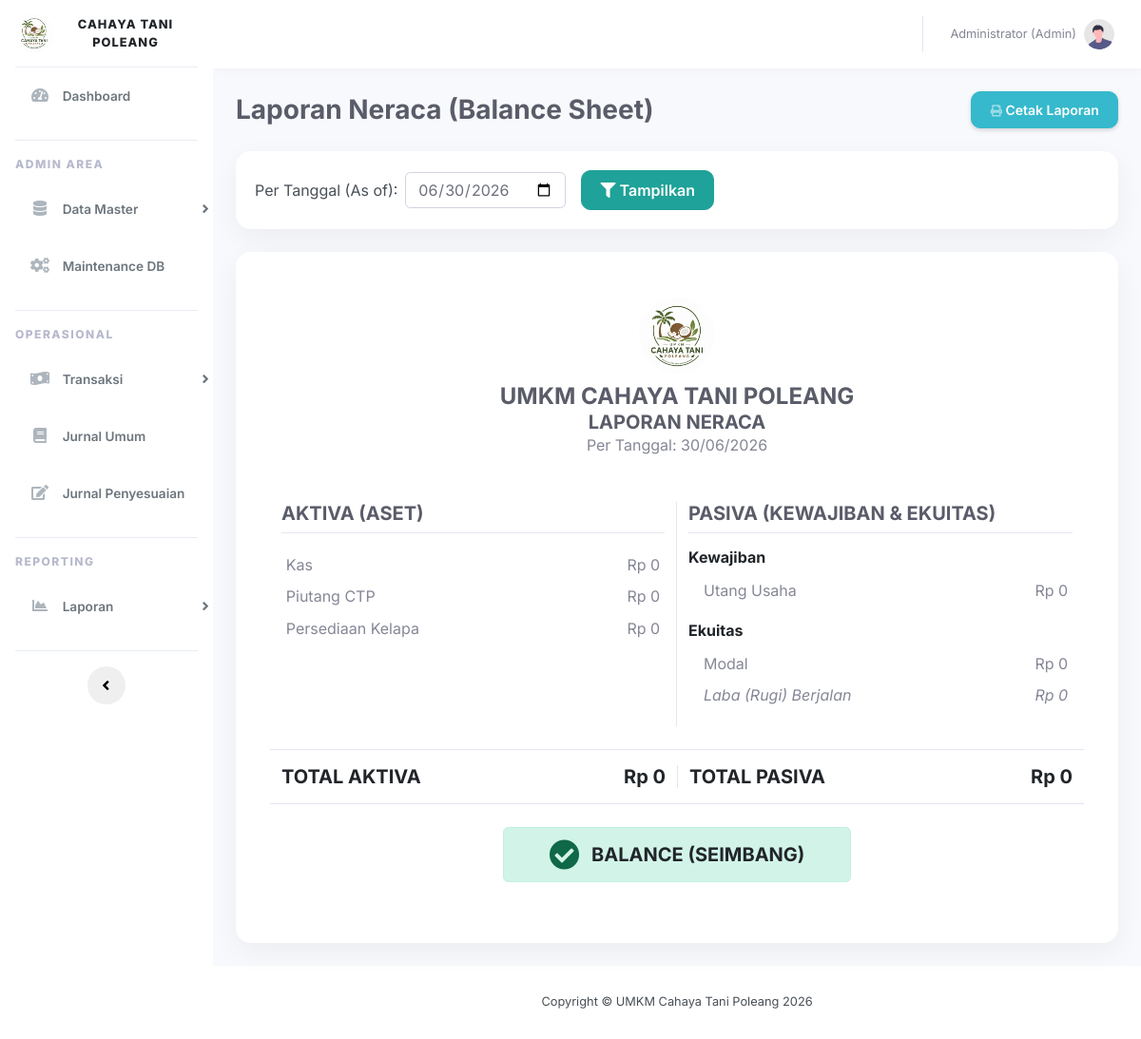
The app's page /pages/lap_neraca.php (signed in) with its own data.
### tables this page shows
CREATE TABLE tb_akun (
    kode_akun VARCHAR(10) PRIMARY KEY,
    nama_akun VARCHAR(100) NOT NULL,
    tipe ENUM('Aset', 'Kewajiban', 'Ekuitas', 'Pendapatan', 'Beban', 'HPP') NOT NULL,
    saldo_normal ENUM('Debit', 'Kredit') NOT NULL
);

### config/database.php (called while the page is built, shortened)
<?php
function base_url($path = '') {
    return "http://localhost/ctp_finance/" . ltrim($path, '/');
}
?>

### pages/lap_neraca.php (the view, shortened to what this page needs)
<?php
require_once '../layouts/header.php';
require_once '../layouts/sidebar.php';
$tgl_as_of = isset($_GET['tgl_as_of']) ? $_GET['tgl_as_of'] : date('Y-m-t');
function getSaldoAkunKumulatif($conn, $tipe, $tgl_as_of) {
    $q = $conn->query("
        SELECT a.kode_akun, a.nama_akun, a.saldo_normal,
               SUM(CASE WHEN jd.posisi = 'Debit' THEN jd.nominal ELSE 0 END) as total_debit,
               SUM(CASE WHEN jd.posisi = 'Kredit' THEN jd.nominal ELSE 0 END) as total_kredit
        FROM tb_akun a
        LEFT JOIN tb_jurnal_detail jd ON a.kode_akun = jd.kode_akun
        LEFT JOIN tb_jurnal_umum ju ON jd.id_jurnal = ju.id AND ju.tanggal <= '$tgl_as_of'
        WHERE a.tipe = '$tipe'
        GROUP BY a.kode_akun
    ");
    $result = [];
    while($row = $q->fetch_assoc()) {
        $net = 0;
        if ($row['saldo_normal'] == 'Debit') {
            $net = $row['total_debit'] - $row['total_kredit'];
        } else {
            $net = $row['total_kredit'] - $row['total_debit'];
        }
        $row['saldo_akhir'] = $net;
        $result[] = $row;
    }
    return $result;
}
$aset = getSaldoAkunKumulatif($conn, 'Aset', $tgl_as_of);
$kewajiban = getSaldoAkunKumulatif($conn, 'Kewajiban', $tgl_as_of);
$ekuitas = getSaldoAkunKumulatif($conn, 'Ekuitas', $tgl_as_of);
$pendapatan = getSaldoAkunKumulatif($conn, 'Pendapatan', $tgl_as_of);
$hpp = getSaldoAkunKumulatif($conn, 'HPP', $tgl_as_of);
$beban = getSaldoAkunKumulatif($conn, 'Beban', $tgl_as_of);
$tot_pendapatan = array_sum(array_column($pendapatan, 'saldo_akhir'));
$tot_hpp = array_sum(array_column($hpp, 'saldo_akhir'));
$tot_beban = array_sum(array_column($beban, 'saldo_akhir'));
$laba_berjalan = $tot_pendapatan - $tot_hpp - $tot_beban;
$total_aset = array_sum(array_column($aset, 'saldo_akhir'));
$total_kewajiban = array_sum(array_column($kewajiban, 'saldo_akhir'));
$total_ekuitas_awal = array_sum(array_column($ekuitas, 'saldo_akhir'));
$total_ekuitas = $total_ekuitas_awal + $laba_berjalan;
$total_pasiva = $total_kewajiban + $total_ekuitas;
$is_balance = ($total_aset == $total_pasiva);
?>
<div class="d-sm-flex align-items-center justify-content-between mb-4">
    <h1 class="h3 mb-0 text-gray-800">Laporan Neraca (Balance Sheet)</h1>
    <button onclick="window.print()" class="btn btn-sm btn-info shadow-sm d-none d-sm-inline-block">
        <i class="fas fa-print fa-sm text-white-50"></i> Cetak Laporan
    </button>
</div>
<div class="card shadow mb-4 d-print-none">
    <div class="card-body">
        <form method="GET" class="form-inline">
            <label class="mr-2">Per Tanggal (As of): </label>
            <input type="date" name="tgl_as_of" class="form-control mr-3" value="<?= $tgl_as_of ?>">
            <button type="submit" class="btn btn-primary"><i class="fas fa-filter"></i> Tampilkan</button>
        </form>
    </div>
</div>
<div class="row justify-content-center">
    <div class="col-lg-12">
        <div class="card shadow mb-4">
            <div class="card-body p-5">
                <div class="text-center mb-5">
                    <img src="<?= base_url('assets/img/logo.png') ?>" alt="Logo UMKM Cahaya Tani Poleang" style="width: 80px; height: 80px; object-fit: cover; border-radius: 50%; margin-bottom: 10px;">
                    <h4 class="font-weight-bold text-dark mb-0">UMKM CAHAYA TANI POLEANG</h4>
                    <h5 class="text-dark mb-0">LAPORAN NERACA</h5>
                    <p class="text-muted">Per Tanggal: <?= date('d/m/Y', strtotime($tgl_as_of)) ?></p>
                </div>
                <div class="row">
                    <div class="col-md-6 border-right">
                        <h5 class="font-weight-bold text-dark border-bottom pb-2">AKTIVA (ASET)</h5>
                        <table class="table table-borderless table-sm mt-3">
                            <tbody>
                                <?php foreach($aset as $a): ?>
                                <tr>
                                    <td><?= $a['nama_akun'] ?></td>
                                    <td class="text-right">Rp <?= number_format($a['saldo_akhir'], 0, ',', '.') ?></td>
                                </tr>
                                <?php endforeach; ?>
                            </tbody>
                        </table>
                    </div>
                    <div class="col-md-6">
                        <h5 class="font-weight-bold text-dark border-bottom pb-2">PASIVA (KEWAJIBAN & EKUITAS)</h5>
                        <h6 class="font-weight-bold mt-3">Kewajiban</h6>
                        <table class="table table-borderless table-sm mb-0">
                            <tbody>
                                <?php foreach($kewajiban as $k): ?>
                                <tr>
                                    <td class="pl-3"><?= $k['nama_akun'] ?></td>
                                    <td class="text-right">Rp <?= number_format($k['saldo_akhir'], 0, ',', '.') ?></td>
                                </tr>
                                <?php endforeach; ?>
                            </tbody>
                        </table>
                        <h6 class="font-weight-bold mt-3">Ekuitas</h6>
                        <table class="table table-borderless table-sm">
                            <tbody>
                                <?php foreach($ekuitas as $e): ?>
                                <tr>
                                    <td class="pl-3"><?= $e['nama_akun'] ?></td>
                                    <td class="text-right">Rp <?= number_format($e['saldo_akhir'], 0, ',', '.') ?></td>
                                </tr>
                                <?php endforeach; ?>
                                <tr>
                                    <td class="pl-3 font-italic">Laba (Rugi) Berjalan</td>
                                    <td class="text-right font-italic">Rp <?= number_format($laba_berjalan, 0, ',', '.') ?></td>
                                </tr>
                            </tbody>
                        </table>
                    </div>
                </div>
                <div class="row mt-4 border-top border-bottom py-3">
                    <div class="col-md-6 text-dark">
                        <div class="d-flex justify-content-between">
                            <h5 class="font-weight-bold mb-0">TOTAL AKTIVA</h5>
                            <h5 class="font-weight-bold mb-0">Rp <?= number_format($total_aset, 0, ',', '.') ?></h5>
                        </div>
                    </div>
                    <div class="col-md-6 text-dark border-left">
                        <div class="d-flex justify-content-between">
                            <h5 class="font-weight-bold mb-0">TOTAL PASIVA</h5>
                            <h5 class="font-weight-bold mb-0">Rp <?= number_format($total_pasiva, 0, ',', '.') ?></h5>
                        </div>
                    </div>
                </div>
                <div class="mt-4 text-center d-print-none">
                    <?php if($is_balance): ?>
                        <div class="alert alert-success d-inline-block px-5">
                            <i class="fas fa-check-circle fa-2x align-middle mr-2"></i>
                            <span class="h5 align-middle font-weight-bold">BALANCE (SEIMBANG)</span>
                        </div>
                    <?php endif; ?>
                </div>
            </div>
        </div>
    </div>
</div>
<?php require_once '../layouts/footer.php'; ?>

### layouts/header.php (shortened to what this page needs)
<?php
require_once '../config/database.php';
?>
<!DOCTYPE html>
<html lang="id">
<head>
    <link href="<?= base_url('assets/vendor/fontawesome-free/css/all.min.css') ?>" rel="stylesheet" type="text/css">
    <link href="<?= base_url('assets/css/sb-admin-2.min.css') ?>" rel="stylesheet">
    <link href="<?= base_url('assets/css/modern-theme.css') ?>" rel="stylesheet">
</head>
<body id="page-top">
    <div id="wrapper">

### layouts/sidebar.php (shortened to what this page needs)
<?php
$role = $_SESSION['role'] ?? '';
$current_page = basename($_SERVER['PHP_SELF']);
?>
        <ul class="navbar-nav sidebar accordion" id="accordionSidebar">
            <a class="sidebar-brand d-flex align-items-center justify-content-center" href="<?= base_url('pages/dashboard.php') ?>">
                <div class="sidebar-brand-icon">
                    <img src="<?= base_url('assets/img/logo.png') ?>" alt="Logo" style="width: 40px; height: 40px; border-radius: 50%; object-fit: cover; background: white;">
                </div>
                <div class="sidebar-brand-text mx-3" style="font-size: 0.8rem;">Cahaya Tani Poleang</div>
            </a>
            <hr class="sidebar-divider my-0">
            <li class="nav-item <?= $current_page == 'dashboard.php' ? 'active' : '' ?>">
                <a class="nav-link" href="<?= base_url('pages/dashboard.php') ?>">
                    <i class="fas fa-fw fa-tachometer-alt"></i>
                    <span>Dashboard</span></a>
            </li>
            <hr class="sidebar-divider">
            <?php if($role == 'Admin'): ?>
            <div class="sidebar-heading">
                Admin Area
            </div>
            <li class="nav-item">
                <a class="nav-link collapsed" href="#" data-toggle="collapse" data-target="#collapseMaster"
                    aria-expanded="true" aria-controls="collapseMaster">
                    <i class="fas fa-fw fa-database"></i>
                    <span>Data Master</span>
                </a>
            </li>
            <li class="nav-item">
                <a class="nav-link" href="<?= base_url('pages/maintenance.php') ?>">
                    <i class="fas fa-fw fa-cogs"></i>
                    <span>Maintenance DB</span></a>
            </li>
            <hr class="sidebar-divider">
            <?php endif; ?>
            <?php if($role == 'Keuangan' || $role == 'Admin'): ?>
            <div class="sidebar-heading">
                Operasional
            </div>
            <li class="nav-item">
                <a class="nav-link collapsed" href="#" data-toggle="collapse" data-target="#collapseTransaksi"
                    aria-expanded="true" aria-controls="collapseTransaksi">
                    <i class="fas fa-fw fa-money-bill-wave"></i>
                    <span>Transaksi</span>
                </a>
            </li>
            <li class="nav-item">
                <a class="nav-link" href="<?= base_url('pages/jurnal_umum.php') ?>">
                    <i class="fas fa-fw fa-book"></i>
                    <span>Jurnal Umum</span></a>
            </li>
            <li class="nav-item">
                <a class="nav-link" href="<?= base_url('pages/jurnal_penyesuaian.php') ?>">
                    <i class="fas fa-fw fa-edit"></i>
                    <span>Jurnal Penyesuaian</span></a>
            </li>
            <hr class="sidebar-divider">
            <?php endif; ?>
            <div class="sidebar-heading">
                Reporting
            </div>
            <li class="nav-item">
                <a class="nav-link collapsed" href="#" data-toggle="collapse" data-target="#collapseLaporan"
                    aria-expanded="true" aria-controls="collapseLaporan">
                    <i class="fas fa-fw fa-chart-area"></i>
                    <span>Laporan</span>
                </a>
            </li>
            <hr class="sidebar-divider d-none d-md-block">
            <div class="text-center d-none d-md-inline">
                <button class="rounded-circle border-0" id="sidebarToggle"></button>
            </div>
        </ul>
        <div id="content-wrapper" class="d-flex flex-column">
            <div id="content">
                <nav class="navbar navbar-expand navbar-light bg-white topbar mb-4 static-top shadow">
                    <ul class="navbar-nav ml-auto">
                        <li class="nav-item dropdown no-arrow">
                            <a class="nav-link dropdown-toggle" href="#" id="userDropdown" role="button"
                                data-toggle="dropdown" aria-haspopup="true" aria-expanded="false">
                                <span class="mr-2 d-none d-lg-inline text-gray-600 small"><?= $_SESSION['nama_lengkap'] ?> (<?= $_SESSION['role'] ?>)</span>
                                <img class="img-profile rounded-circle"
                                    src="<?= base_url('assets/img/undraw_profile.svg') ?>">
                            </a>
                        </li>
                    </ul>
                </nav>
                <div class="container-fluid">

### layouts/footer.php (shortened to what this page needs)
                </div>
            </div>
            <footer class="sticky-footer bg-white">
                <div class="container my-auto">
                    <div class="copyright text-center my-auto">
                        <span>Copyright &copy; UMKM Cahaya Tani Poleang <?= date('Y') ?></span>
                    </div>
                </div>
            </footer>
        </div>
    </div>
</body>
</html>

### assets/css/modern-theme.css (style rules this page uses)
:root { --primary-color: #1fa299; --primary-hover: #158b83; --secondary-color: #858796; --dark-color: #212529; --light-bg: #f4f6f9; --card-bg: #ffffff; --sidebar-bg: #1c2331; --sidebar-hover: rgba(255, 255, 255, 0.05); --border-radius-lg: 16px; --border-radius-md: 10px; --shadow-soft: 0 10px 30px rgba(0, 0, 0, 0.05); --shadow-sm: 0 4px 6px rgba(0, 0, 0, 0.04); }
body { font-family: 'Inter', sans-serif; background-color: var(--light-bg); color: #495057; }
h1, h2, h3, h4, h5, h6, .h1, .h2, .h3, .h4, .h5, .h6 { font-weight: 700; color: var(--dark-color); }
.sidebar { background-color: var(--card-bg) !important; background-image: none !important; box-shadow: 4px 0 15px rgba(0, 0, 0, 0.05); }
.sidebar .sidebar-brand { padding: 2rem 1rem; font-size: 1.2rem; letter-spacing: 1px; color: var(--dark-color) !important; }
.sidebar .nav-item .nav-link { font-family: 'Inter', sans-serif; font-weight: 600; font-size: 0.9rem; color: #6c757d; padding: 1rem; border-radius: 8px; margin: 0.2rem 1rem; transition: all 0.3s ease; }
.sidebar .nav-item .nav-link i { color: #adb5bd; font-size: 1rem; margin-right: 10px; }
.sidebar hr.sidebar-divider { border-top: 1px solid #eaecf4; margin: 1rem; }
.sidebar .sidebar-heading { color: #b7b9cc; font-size: 0.75rem; text-transform: uppercase; letter-spacing: 1.5px; margin-bottom: 0.5rem; padding: 0 1rem; font-weight: 800; }
.topbar { background-color: #fff !important; box-shadow: 0 2px 10px rgba(0, 0, 0, 0.03) !important; height: 4.5rem; }
.topbar .nav-item .nav-link { color: var(--secondary-color); }
.card { border: none; border-radius: var(--border-radius-lg); box-shadow: var(--shadow-soft) !important; transition: transform 0.3s ease, box-shadow 0.3s ease; background-color: var(--card-bg); }
.btn { border-radius: var(--border-radius-md); font-weight: 600; padding: 0.5rem 1.2rem; transition: all 0.2s ease; }
.btn-primary { background-color: var(--primary-color); border-color: var(--primary-color); }
#content-wrapper { background-color: var(--light-bg); }

### records on screen
tb_akun: nama_akun "Kas", saldo_akhir "0"
tb_akun: nama_akun "Piutang CTP", saldo_akhir "0"
tb_akun: nama_akun "Persediaan Kelapa", saldo_akhir "0"
tb_akun: nama_akun "Utang Usaha", saldo_akhir "0"
tb_akun: nama_akun "Modal", saldo_akhir "0"

### other values on screen
$_SESSION['nama_lengkap'] "Administrator"
$_SESSION['role'] "Admin"
date('d/m/Y', strtotime($tgl_as_of)) "30/06/2026"
$laba_berjalan "0"
$total_aset "0"
$total_pasiva "0"
